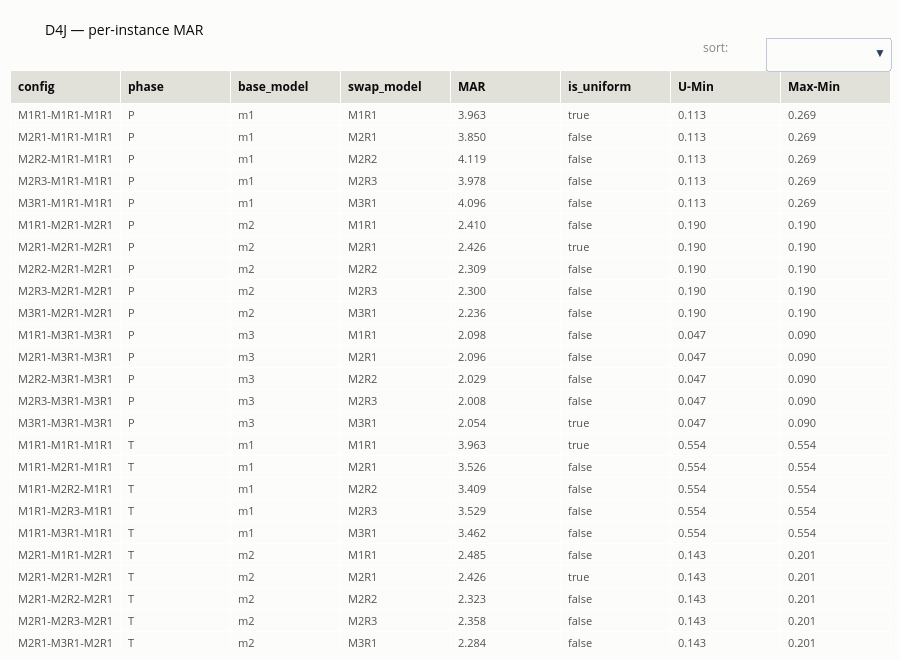

The code cell stored with this chart in its notebook:
### Code cell
sortable_table(
    save_table(instance_table("D4J", "MAR"), "q1_mar_d4j_instances"),
    title="D4J — per-instance MAR",
)

### Figure 1 — Plotly figure (JSON) as saved in the notebook; plotly's stock layout.template omitted (floating-point values rounded to 4 significant figures; data arrays with more than 128 entries replaced by an {"elided": "..."} marker saying what was removed)
{"data": [{"cells": {"align": "left", "fill": {"color": "#fcfcfb"}, "font": {"color": "#52514e", "size": 11}, "format": [null, null, null, null, ".3f", null, ".3f", ".3f"], "height": 22, "values": {"elided": "8x45 mixed values"}}, "header": {"align": "left", "fill": {"color": "#e1e0d9"}, "font": {"color": "#0b0b0b", "size": 12}, "values": ["<b>config</b>", "<b>phase</b>", "<b>base_model</b>", "<b>swap_model</b>", "<b>MAR</b>", "<b>is_uniform</b>", "<b>U-Min</b>", "<b>Max-Min</b>"]}, "type": "table"}], "layout": {"annotations": [{"font": {"color": "#898781", "size": 12}, "showarrow": false, "text": "sort:", "x": 1, "xanchor": "right", "xshift": -160, "y": 1.02, "yanchor": "bottom", "yref": "paper"}], "height": 660, "margin": {"b": 10, "l": 10, "r": 10, "t": 70}, "paper_bgcolor": "#fcfcfb", "title": {"font": {"color": "#0b0b0b", "size": 14}, "text": "D4J — per-instance MAR"}, "updatemenus": [{"active": -1, "buttons": [{"args": [{"cells.values": {"elided": "1x8x45 mixed values"}}], "label": "config ▲", "method": "restyle"}, {"args": [{"cells.values": {"elided": "1x8x45 mixed values"}}], "label": "config ▼", "method": "restyle"}, {"args": [{"cells.values": {"elided": "1x8x45 mixed values"}}], "label": "phase ▲", "method": "restyle"}, {"args": [{"cells.values": {"elided": "1x8x45 mixed values"}}], "label": "phase ▼", "method": "restyle"}, {"args": [{"cells.values": {"elided": "1x8x45 mixed values"}}], "label": "base_model ▲", "method": "restyle"}, {"args": [{"cells.values": {"elided": "1x8x45 mixed values"}}], "label": "base_model ▼", "method": "restyle"}, {"args": [{"cells.values": {"elided": "1x8x45 mixed values"}}], "label": "swap_model ▲", "method": "restyle"}, {"args": [{"cells.values": {"elided": "1x8x45 mixed values"}}], "label": "swap_model ▼", "method": "restyle"}, {"args": [{"cells.values": {"elided": "1x8x45 mixed values"}}], "label": "MAR ▲", "method": "restyle"}, {"args": [{"cells.values": {"elided": "1x8x45 mixed values"}}], "label": "MAR ▼", "method": "restyle"}, {"args": [{"cells.values": {"elided": "1x8x45 mixed values"}}], "label": "is_uniform ▲", "method": "restyle"}, {"args": [{"cells.values": {"elided": "1x8x45 mixed values"}}], "label": "is_uniform ▼", "method": "restyle"}, {"args": [{"cells.values": {"elided": "1x8x45 mixed values"}}], "label": "U-Min ▲", "method": "restyle"}, {"args": [{"cells.values": {"elided": "1x8x45 mixed values"}}], "label": "U-Min ▼", "method": "restyle"}, {"args": [{"cells.values": {"elided": "1x8x45 mixed values"}}], "label": "Max-Min ▲", "method": "restyle"}, {"args": [{"cells.values": {"elided": "1x8x45 mixed values"}}], "label": "Max-Min ▼", "method": "restyle"}], "direction": "down", "x": 1, "xanchor": "right", "y": 1, "yanchor": "bottom"}]}}
